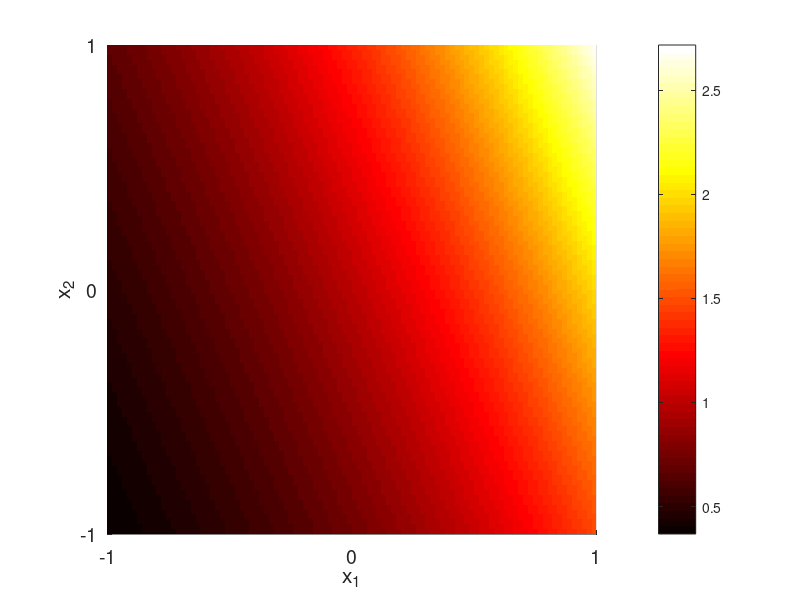

Recreate this plot in MATLAB.
%%
% Figure 1.1

close all; clear all;

[X,Y] = meshgrid(linspace(-1,1,101),linspace(-1,1,101));
Z = exp(0.7*X+0.3*Y);
surf(X,Y,Z,'EdgeColor','none'); view(2);
set(gca,'FontSize',14);
xlabel('x_1'); ylabel('x_2');
axis square; xlim([-1,1]); ylim([-1,1]);
set(gca,'XTick',[-1 0 1]); set(gca,'YTick',[-1 0 1]);
colormap('Hot'); colorbar;
set(gca,'FontSize',14);
print('figs/expfun','-depsc2','-r300');